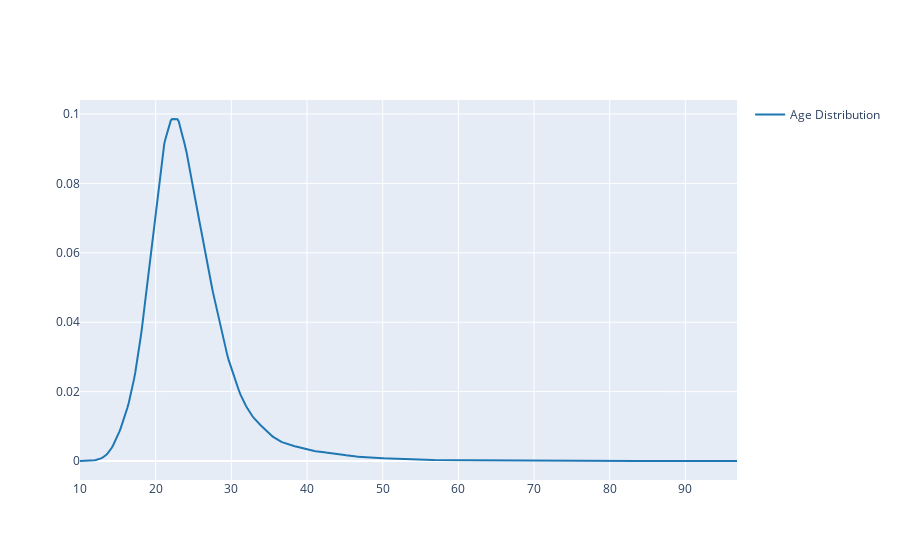

Notebook code cell kept with this figure:
### Code cell
athletes_df['Age'].dropna()
fig= ff.create_distplot([],['Age Distribution '],show_hist=False,show_rug=False)
fig.show()

### Figure 1 — Plotly figure (JSON) as saved in the notebook; plotly's stock layout.template omitted (floating-point values rounded to 4 significant figures; data arrays with more than 128 entries replaced by an {"elided": "..."} marker saying what was removed)
{"data": [{"legendgroup": "Age Distribution ", "marker": {"color": "rgb(31, 119, 180)"}, "mode": "lines", "name": "Age Distribution ", "showlegend": true, "type": "scatter", "x": {"elided": "500 float values"}, "xaxis": "x", "y": {"elided": "500 float values"}, "yaxis": "y"}], "layout": {"barmode": "overlay", "hovermode": "closest", "legend": {"traceorder": "reversed"}, "xaxis": {"anchor": "y2", "domain": [0, 1], "zeroline": false}, "yaxis": {"anchor": "free", "domain": [0, 1], "position": 0}}}
